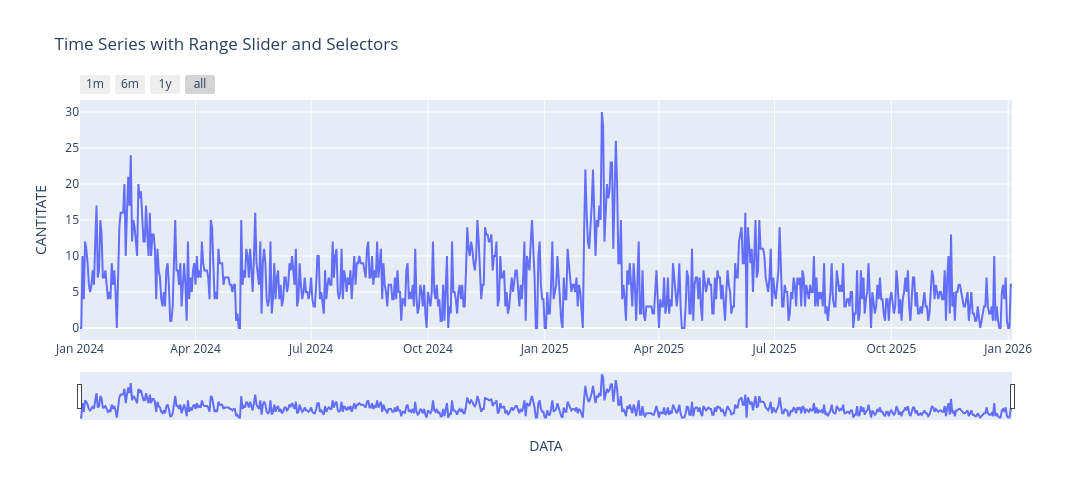

This figure's notebook cell:
### Code cell
fig = px.line(df, x='DATA', y='CANTITATE', title='Time Series with Range Slider and Selectors')

fig.update_xaxes(
    rangeslider_visible=True,
    rangeselector=dict(
        buttons=list([
            dict(count=1, label="1m", step="month", stepmode="backward"),
            dict(count=6, label="6m", step="month", stepmode="backward"),
            # dict(count=1, label="YTD", step="year", stepmode="todate"),
            dict(count=1, label="1y", step="year", stepmode="backward"),
            dict(step="all")
        ])
    )
)

fig.update_layout(width=1100, height=500)
fig.show()

### Figure 1 — Plotly figure (JSON) as saved in the notebook; plotly's stock layout.template omitted (floating-point values rounded to 4 significant figures; data arrays with more than 128 entries replaced by an {"elided": "..."} marker saying what was removed)
{"data": [{"hovertemplate": "DATA=%{x}<br>CANTITATE=%{y}<extra></extra>", "legendgroup": "", "line": {"color": "#636efa", "dash": "solid"}, "marker": {"symbol": "circle"}, "mode": "lines", "name": "", "orientation": "v", "showlegend": false, "type": "scatter", "x": {"elided": "733 str values"}, "xaxis": "x", "y": {"elided": "733 int values"}, "yaxis": "y"}], "layout": {"height": 500, "legend": {"tracegroupgap": 0}, "title": {"text": "Time Series with Range Slider and Selectors"}, "width": 1100, "xaxis": {"anchor": "y", "domain": [0, 1], "rangeselector": {"buttons": [{"count": 1, "label": "1m", "step": "month", "stepmode": "backward"}, {"count": 6, "label": "6m", "step": "month", "stepmode": "backward"}, {"count": 1, "label": "1y", "step": "year", "stepmode": "backward"}, {"step": "all"}]}, "rangeslider": {"visible": true}, "title": {"text": "DATA"}}, "yaxis": {"anchor": "x", "domain": [0, 1], "title": {"text": "CANTITATE"}}}}
